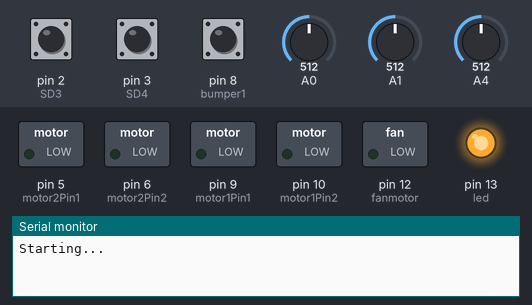
Bench run of a sketch on a simulated Arduino Uno, built with avr-gcc and run on an emulated ATmega328P. Shown: switched loads named in the sketch (green lamp = pin HIGH), output pins drawn as LEDs (lit = HIGH), the last lines printed to the serial monitor. Dashed ring = blinking. The inputs (shaded band) are chosen by the test bench; at power-on: A0 = 512, A1 = 512, pin 2 (SD3) HIGH, pin 3 (SD4) HIGH, pin 8 (bumper1) HIGH, A4 = 512.

Above: at 0.1 s.
At 0.6 s:
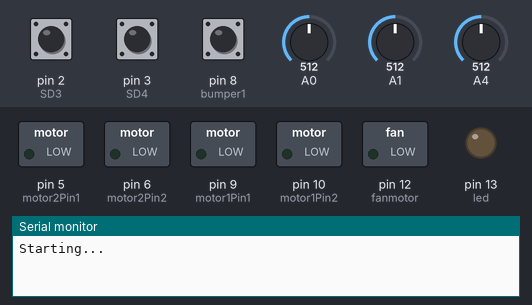
At 3.95 s:
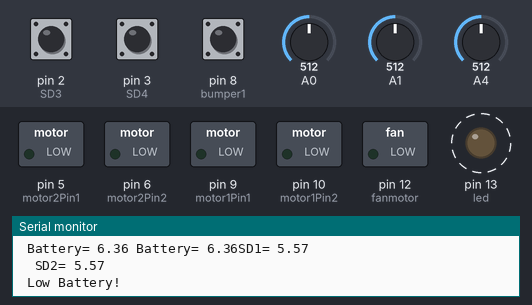
4.3 s: A0 set to 0
7.8 s: A1 set to 0
Timing chart, 0 to 17.3 s (numbered marks = the images above; inputs shaded):
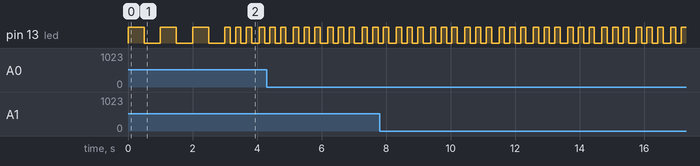

The sketch:

VacuumCode_Encoders_3.0.1.ino
```cpp
//Code: VaccumCode_Encoders
//Version: 2.0.1
//Author: Cesar Nieto refer to ces.nietor@gmail.com
//Last change: 04/10/2017
//Last Changes: Code added to support Pololu Motor Encoders, pins have been changed.
//              A PD controller is used to control the speed of the motors.
#include <math.h>
////////////PINS////////////////
// Distance Analog Sensors (Sharp)
#define SD1     (0)   //left front sensor
#define SD2     (1)   //right front sensor
#define SD3     (2)   //left side sensor
#define SD4     (3)   //right side sensor
// Battery Voltage input
#define battery     (4)   //Analog
// IndicatorLED
#define led         (13)
// Fan output
#define fanmotor    (12)  // the number of the LED pin
// Motor1 Right
#define motor1Pin1  (9)
#define motor1Pin2  (10)
#define encodPinA1  (2)   // encoder A pin, interrupt pin of Arduino Uno
#define encodPinB1  (4)   // encoder B pin, read motor direction
// Motor2 Left
#define motor2Pin1  (5)
#define motor2Pin2  (6)
#define encodPinA2  (3)   // encoder A pin, interrupt pin of Arduino Uno
#define encodPinB2  (7)   // encoder B pin, read motor direction
// Bumper
#define bumper1     (8)
#define bumper2     (11)
// PWM for the micro metal motors //Values to delete soon since use of PID
#define pwmMax      (160)
#define pwmMin      (0)
// PID loop time
#define LOOPTIME  (100)

///////////////Constants////////////////
const float voltageBatCharged = 12.68; // Voltage measured when battery fully charged //Change this
const float batteryLimitDischarge = 11.6; // Safe value to not kill the Battery

// Variables will change:
int bumperState = 0;  // variable for reading the pushbutton status
int counter = 0; //   Prevents from being stuck
boolean control = true;
boolean printOnce = true; //For debugging

unsigned long lastMilli = 0;    // loop timing
unsigned long lastMilliPrint = 0;
unsigned long lastErrorMilli = 0;
//Motor 1
float speed_req1 = 60.0;            // speed (Set Point)
float speed_act1 = 0.0;             // speed (actual value)
int PWM_val1 = 0;               // (25% = 64; 50% = 127; 75% = 191; 100% = 255)
volatile long count_1 = 0;      // rev counter
//Motor 2
float speed_req2 = 60.0;
float speed_act2 = 0.0;
int PWM_val2 = 0;
volatile long count_2 = 0;

float Kp =   0.6;// 0.65;        // PID Proportional control Gain   (Good values as well: 0.5)
float Kd =   0.0;// 0.005;       // PID Derivitave control Gain

//////////////CODE/////////////
void setup() {
  Serial.begin(9600); // Initialize serial
  //Initialize outputs and inputs
  //Fan motor as output
  pinMode(fanmotor, OUTPUT);
  //Motor1
  pinMode(motor1Pin1, OUTPUT);
  pinMode(motor1Pin2, OUTPUT);
  //Motor2
  pinMode(motor2Pin1, OUTPUT);
  pinMode(motor2Pin2, OUTPUT);
  //LED
  pinMode(led, OUTPUT);
  //INPUTS
  //Initialize the pushbutton inputs
  //Motor encoders
  pinMode(encodPinA1, INPUT_PULLUP);
  pinMode(encodPinB1, INPUT_PULLUP);
  pinMode(encodPinA2, INPUT_PULLUP);
  pinMode(encodPinB2, INPUT_PULLUP);
  //Bumper
  pinMode(bumper1, INPUT_PULLUP);
  pinMode(bumper2, INPUT_PULLUP);
  //Sensor
  pinMode(SD1, INPUT);
  pinMode(SD2, INPUT);
  pinMode(SD3, INPUT);
  pinMode(SD4, INPUT);
  //Batt
  pinMode(battery, INPUT);
  //Encoder Interrupt executes rencoder_# function when falling edge of the signal
  //Refer to: https://www.arduino.cc/en/Reference/AttachInterrupt
  //Arduino UNO only has 2 external interrupts
  attachInterrupt(0, rencoder_1, FALLING);  //Pin 2 of Arduino Uno
  attachInterrupt(1, rencoder_2, FALLING);  //Pin 3 of Arduino Uno

  ///////////////////////////////Wait////////////////////////////////////////
  //Wait about 5 s and initialize fan if voltage ok
  Serial.println("Starting...");
  waitBlinking(3,1); //5 seconds at 1 Hz
  //Crank (initialize the fan because the voltage drops when cranking)
  if(readBattery(battery)>12.1){
    digitalWrite(fanmotor, HIGH); //Turn the Fan ON
    delay(500); //For 1000ms
  }
  else {
    //do nothing Convention
    }
}
/////////////////////////////////////////////////MAIN CODE//////////////////////////////
void loop(){
  //Keep the control of the battery automatically turn the fan off
  //If control = true the battery level is ok, otherwise the battery is low.
  batteryControl(battery); //modifies the variable control of the battery is low
  setMotors(); //Set pwm of each motor according to the actual speed
  controlRobot(); // Execute all conditions to move
  printMotorsInfo();
}

//////////Functions To Use //////////
//PORTD, containts Digital pins 0-7, 4 and 7 used to consider the direction of each motor. (PIND is for read only)
void rencoder_1()  {                                  // pulse and direction, direct port reading to save cycles
  if (PIND & 0b00010000)     count_1++;                // if(digitalRead(encodPinB1)==HIGH)   count ++;
  else                      count_1--;                // if (digitalRead(encodPinB1)==LOW)   count --;
}

void rencoder_2()  {                                  // pulse and direction, direct port reading to save cycles
  if (PIND & 0b10000000)     count_2++;                // if(digitalRead(encodPinB2)==HIGH)   count ++;
  else                      count_2--;                // if (digitalRead(encodPinB2)==LOW)   count --;
}
void waitBlinking(int n, int frequency){
  //blink for n seconds at frequency hz
  for (int i=1; i <= n; i++){
    for(int j=1; j<=frequency; j++){
      digitalWrite(led, HIGH);
      delay((1000/frequency)/2);   //Half time on
      digitalWrite(led, LOW);
      delay((1000/frequency)/2);   //Half time off
    }
   }
}
double sdSHARP(int Sensor){
  //Returns the distance in cm
  double dist = pow(analogRead(Sensor), -0.857); // x to power of y
  return (dist * 1167.9);
}
float  readBattery(int input){
  int readInput;
  float voltage;
  readInput = analogRead(input);
  voltage = (((readInput*4.9)/1000)*voltageBatCharged ) / 5; // resolution of analog input = 4.9mV per Bit resolution
  Serial.print(" Battery= ");
  Serial.print(voltage);
  return voltage;
  }
void batteryControl(int input){
  //Turn everything off in case the battery is low
  float v_battery;
  v_battery = readBattery(input);
  if(v_battery<=batteryLimitDischarge){ //battery limit of discharge, Don't put this limit lower than  11.1V or you can kill the battery
    control = false;
    }
  else {
    //Do nothing Convention
    }
}

void moveMotors(int moveTime, int pwmMotor1, int pwmMotor2, char direc){
  //Manipulate direction according the desired movement of the motors
  switch(direc){
    case 'f':
      analogWrite(motor1Pin1, pwmMotor1);
      analogWrite(motor1Pin2, 0); //PWM value wher 0 = 0% and 255 = 100%
      analogWrite(motor2Pin1, pwmMotor2);
      analogWrite(motor2Pin2, 0);
      delay(moveTime);
      break;
    case 'b':
      analogWrite(motor1Pin1, 0);
      analogWrite(motor1Pin2, pwmMotor1);
      analogWrite(motor2Pin1, 0);
      analogWrite(motor2Pin2, pwmMotor2);
      delay(moveTime);
      break;
    case 'r':
      analogWrite(motor1Pin1, 0);
      analogWrite(motor1Pin2, pwmMotor1);
      analogWrite(motor2Pin1, pwmMotor2);
      analogWrite(motor2Pin2, 0);
      delay(moveTime);
      break;
    case 'l':
      analogWrite(motor1Pin1, pwmMotor1);
      analogWrite(motor1Pin2, 0);
      analogWrite(motor2Pin1, 0);
      analogWrite(motor2Pin2, pwmMotor2);
      delay(moveTime);
      break;
    case 's':
      analogWrite(motor1Pin1, 0);
      analogWrite(motor1Pin2, 0);
      analogWrite(motor2Pin1, 0);
      analogWrite(motor2Pin2, 0);
      delay(moveTime);
      break;
    default:
      //Do nothing convention
      Serial.println("Default");
      break;
  }
}
void getMotorsSpeed()  {
  static long countAnt_1 = 0, countAnt_2 = 0, countAnt_3 = 0, countAnt_4 = 0;   // last count, static variables preserve the last value
  speed_act1 = ((count_1 - countAnt_1)*(60*(1000/LOOPTIME)))/(3*298);         // 3 pulses X 298 gear ratio = 894 counts per output shaft rev
  countAnt_1 = count_1;
  speed_act2 = ((count_2 - countAnt_2)*(60*(1000/LOOPTIME)))/(3*298);
  countAnt_2 = count_2;
}
int updatePid(int command, int targetValue, int currentValue)   {             // compute PWM value
  float pidTerm = 0;                                                            // PID correction
  float error = 0;
  static float last_error = 0;
  unsigned long reachTime = 0;
  error = abs(targetValue) - abs(currentValue);
  //Serial.print(" Error: ");      Serial.print(error);
  /*if (error <= 1.0 && printOnce){
    //Measure time to see when the motor reached the Set point
    reachTime = millis()-lastErrorMilli;
    Serial.print("SP reachead: ");  Serial.print(reachTime); Serial.println();
    printOnce = false;
    }
  */
  //PID controller, not using Ki at the moment
  pidTerm = (Kp * error) + (Kd * (error - last_error));
  last_error = error;
  return constrain(command + int(pidTerm), 0, 255);
}
void setMotors(){
  if((millis()-lastMilli) >= LOOPTIME)   {                                    // enter tmed loop
    lastMilli = millis();
    getMotorsSpeed();                                                          // calculate speed, volts and Amps
    //Global values
    PWM_val1 = updatePid(PWM_val1, speed_req1, speed_act1);                   // compute PWM value
    PWM_val2 = updatePid(PWM_val2, speed_req2, speed_act2);                   // compute PWM value
  }
}
void printMotorsInfo()  {                                                      // display data
  if((millis()-lastMilliPrint) >= 500)   {
    lastMilliPrint = millis();
    Serial.print("  SP_1:");              Serial.print(speed_req1);
    Serial.print("  RPM_1: ");          Serial.print(speed_act1);
    Serial.print("  PWM_1: ");          Serial.print(PWM_val1);
    Serial.print(", SP_2: ");           Serial.print(speed_req2);
    Serial.print("  RPM_2: ");          Serial.print(speed_act2);
    Serial.print("  PWM_2: ");          Serial.print(PWM_val2);
    Serial.println();
  }
}
void controlRobot(){

  Serial.print("SD1= ");
  Serial.print(sdSHARP(SD1));
  Serial.println();
  Serial.print("  SD2= ");
  Serial.print(sdSHARP(SD2));
  Serial.println();
  //delay(200);*/
  float minDistanceSharp = 5; // Distance in cm
  bumperState = digitalRead(bumper1);
  if (control){
    digitalWrite(led, HIGH);
    if (sdSHARP(SD1)<= minDistanceSharp){
      //If the distance between an object and the left front sensor is less than 4.3 cm or the bumper hits, it will move to the left
      if (counter ==2){ // prevent of being stuck on corners
        counter = 0;
        }
      else {
        //Do nothing Convention
      }
      moveMotors(100, PWM_val1, PWM_val2, 'f'); // approach a bit
      moveMotors(500, PWM_val1, PWM_val2, 'b'); // backward delay of 500ms
      moveMotors(300, PWM_val1, PWM_val2, 'l');
      counter = counter + 2;
      Serial.print("  Turn Left ");
      }
    else if (sdSHARP(SD2)<= minDistanceSharp){
      //If the distance between an object and the right front sensor is less than 4.3 cm, it will move to the right
      if (counter ==1){
        counter = 0;
        }
      else{
        //Do nothing Convention
      }
      moveMotors(100, PWM_val1, PWM_val2, 'f');
      moveMotors(500, PWM_val1, PWM_val2, 'b');
      moveMotors(300, PWM_val1, PWM_val2, 'r');
      counter++;
      Serial.print("  Turn Right");
      }
    else if (bumperState==0){
      counter = 0;
      moveMotors(500, PWM_val1, PWM_val2, 'b');
      moveMotors(300, PWM_val1, PWM_val2, 'l');
      Serial.print("  Turn Left ");
      }
    else {
      if(counter==3){ //Corner
        moveMotors(1000, PWM_val1, PWM_val2, 'l');
        counter = 0;
        }
      else {
        moveMotors(300, PWM_val1, PWM_val2, 'f');
      }
      //Serial.print("  Move Forward");
      }
  }
  else if (!control){
    //If the battery is low, turn everything off
    digitalWrite(fanmotor, LOW); //Turn the Fan OFF
    moveMotors(0, 0, 0, 's');
    Serial.print(" Low Battery! ");
    Serial.println();
    waitBlinking(1,3);  //blink as warning 3hz in a loop
    }
  //Serial.println();
}
```

Measured:
- by itself, pin 13 (led): alternates HIGH for 0.17 s and LOW for 0.17 s
